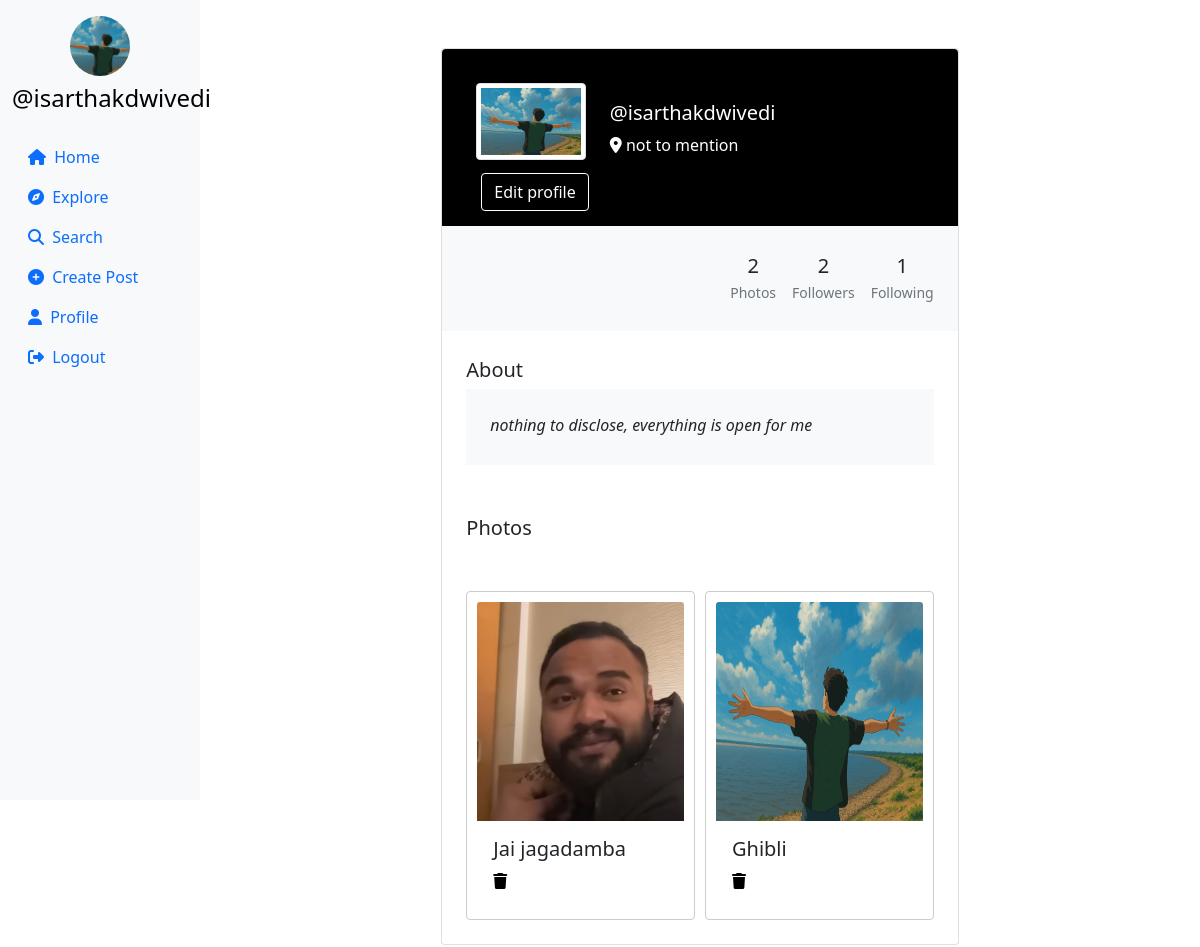
The page /profile/isarthakdwivedi (signed in) on the database its author committed.
### userauth/models.py (models this page shows, shortened)
class Profile(models.Model):
    user = models.ForeignKey(User,on_delete = models.CASCADE )
    id_user = models.IntegerField(primary_key=True, default=0)
    bio = models.TextField(blank=True, default='')
    profileimg = models.ImageField(upload_to = 'profile_images', default = 'default-avatar-profile-icon-social-media-user-image-gray-avatar-icon-blank-profile-silhouette-illustration-vector.png')
    location  = models.CharField(max_length = 100, blank=True, default='')

class Post(models.Model):
    id = models.UUIDField(primary_key=True , default = uuid.uuid4)
    user = models.CharField(max_length = 100)
    image = models.ImageField(upload_to='post_images')
    caption = models.TextField()
    created_at = models.DateTimeField(default=datetime.now)
    no_of_likes = models.IntegerField(default = 0)

### userauth/views.py (the view, shortened to what this page needs)
# urls.py: path('profile/<str:id_user>',views.profile),
def profile(request, id_user):
    try:
        user_object = User.objects.get(username=id_user)
        user_profile = Profile.objects.get(user=user_object)
    except User.DoesNotExist:
        return HttpResponse("User not found", status=404)
    profile = Profile.objects.get(user=request.user)
    user_post = Post.objects.filter(user=user_object).order_by('-created_at')
    user_post_length = user_post.count()
    follower = request.user.username
    user = id_user
    follow_unfollow = 'Unfollow' if Followers.objects.filter(follower=follower, user=user).exists() else 'Follow'
    user_followers = Followers.objects.filter(user=user).count()
    user_following = Followers.objects.filter(follower=user).count()
    context = {
        'user_object': user_object,
        'user_profile': user_profile,
        'user_post': user_post,
        'user_post_length': user_post_length,
        'profile': profile,
        'follow_unfollow': follow_unfollow,
        'user_followers': user_followers,
        'user_following': user_following
    }
    return render(request, 'profile.html', context)

### template/profile.html (shortened to what this page needs)
{% load static %}
<!DOCTYPE html>
<html lang="en">
<head>
    <link rel="stylesheet" href="https://maxcdn.bootstrapcdn.com/bootstrap/4.5.2/css/bootstrap.min.css">
    <link href="https://cdn.jsdelivr.net/npm/bootstrap@5.0.2/dist/css/bootstrap.min.css" rel="stylesheet"
>
    <link rel="stylesheet" href="{% static 'css/app.css' %}">
</head>
<body>
    {% load static %}
    <div class="container-fluid">
        <div class="row">
            <nav class="col-md-2 d-none d-md-block sidebar" style="position: fixed;">
                <div class="text-center mt-3">
                    <img src="{{profile.profileimg.url}}" alt="Profile Picture" class="profile-pic">
                    <h4 class="mt-2"><a href="/profile/{{user}}" style="text-decoration:none;">@{{user}}</a></h4>
                </div>
                <ul class="nav flex-column mt-4">
                    <li class="nav-item">
                        <a class="nav-link active" href="/">
                            <i class="fa-solid fa-house mr-1"></i> Home
                        </a>
                    </li>
                    <li class="nav-item">
                        <a class="nav-link" href="/explore">
                            <i class="fa-solid fa-compass mr-1"></i> Explore
                        </a>
                    </li>
                    <li class="nav-item">
                        <a class="nav-link" href="#" data-bs-toggle="modal" data-bs-target="#exampleModal3">
                            <i class="fa-solid fa-magnifying-glass mr-1"></i> Search
                        </a>
                    </li>
                    <li class="nav-item">
                        <a class="nav-link" href="#" data-bs-toggle="modal" data-bs-target="#exampleModal"
                            data-bs-whatever="@getbootstrap">
                            <i class="fa-solid fa-circle-plus mr-1"></i> Create Post
                        </a>
                    </li>
                    <li class="nav-item">
                        <a class="nav-link" href="/profile/{{user}}">
                            <i class="fa-solid fa-user mr-1"></i> Profile
                        </a>
                    </li>
                    <li class="nav-item">
                        <a class="nav-link" href="/logout">
                            <i class="fa-solid fa-right-from-bracket mr-1"></i> Logout
                        </a>
                    </li>
                </ul>
            </nav>
            {% load static %}
            <main role="main" class="col-md-9 ml-sm-auto col-lg-10 px-md-4">
                <section class="gradient-custom-2">
                    <div class="container py-5">
                        <div class="row d-flex justify-content-center align-items-center h-100">
                            <div class="col col-lg-9 col-xl-7">
                                <div class="card">
                                    <div class="rounded-top text-white d-flex flex-row"
                                        style="align-items: center;background:black; padding: 10px;">
                                        <div class="ms-4  d-flex flex-column">
                                            <img src="{{ user_profile.profileimg.url }}" alt="Generic placeholder image"
                                                class="img-fluid img-thumbnail mt-4 mb-2"
                                                style="width: 110px; z-index: 1">
                                            {% if user == user_profile.user %}
                                            <button type="button" class="btn btn-outline-dark"
                                                data-mdb-ripple-color="dark" style="z-index: 1; margin: 5px; color:white;border-color:white;"
                                                data-bs-toggle="modal" data-bs-target="#exampleModal1"
                                                data-bs-whatever="@getbootstrap">
                                                Edit profile
                                            </button>
                                            {% endif %}
                                        </div>
                                        <div class="ms-3">
                                            <h5>@{{user_profile.user}}</h5>
                                            <p><i class="fa-solid fa-location-dot"></i> {{user_profile.location}}</p>
                                        </div>
                                    </div>
                                    <div class="p-4 text-black" style="background-color: #f8f9fa;">
                                        <div class="d-flex justify-content-end text-center py-1">
                                            <div>
                                                <p class="mb-1 h5">{{user_post_length}}</p>
                                                <p class="small text-muted mb-0">Photos</p>
                                            </div>
                                            <div class="px-3">
                                                <p class="mb-1 h5">{{user_followers}}</p>
                                                <p class="small text-muted mb-0">Followers</p>
                                            </div>
                                            <div>
                                                <p class="mb-1 h5">{{user_following}}</p>
                                                <p class="small text-muted mb-0">Following</p>
                                            </div>
                                        </div>
                                    </div>
                                    <div class="card-body p-4 text-black">
                                        <div class="mb-5">
                                            <p class="lead fw-normal mb-1">About</p>
                                            <div class="p-4" style="background-color: #f8f9fa;">
                                                <p class="font-italic mb-1">{{user_profile.bio}}</p>
                                            </div>
                                        </div>
                                        <div class="mb-5">
                                            <p class="lead fw-normal mb-1">Photos</p>
                                        </div>
                                        <div class="image-grid">
                                            {% for pos in user_post %}
                                            <div class="card image-item">
                                                <img src="{{pos.image.url}}" class="card-img-top" alt="..."
                                                    style="width: 219px;height: 219px;">
                                                <div class="card-body">
                                                    <h5 class="card-title">{{pos.caption}}</h5>
                                                    {% if user == user_profile.user %} <a href=" /delete/{{pos.id}} "><i
                                                            class="fa-solid fa-trash"></i></a>
                                                    {% endif %}
                                                </div>
                                            </div>
                                            {% endfor %}
                                        </div>
                                    </div>
                                </div>
                            </div>
                        </div>
                    </div>
                </section>
            </main>
        </div>
    </div>
</body>
</html>

### static/css/app.css (style rules this page uses)
.sidebar { background-color: #f8f9fa; height: 100vh; color: black; }
.profile-pic { width: 60px; height: 60px; border-radius: 50%; object-fit: cover; }
a { color: black; }

### template/profile.html (style rules this page uses)
.sidebar { background-color: #f8f9fa; height: 100vh; color: black; }
.profile-pic { width: 60px; height: 60px; border-radius: 50%; object-fit: cover; }
a { color: black; }
.image-grid { display: grid; grid-template-columns: repeat(auto-fill, minmax(200px, 1fr)); gap: 10px; }
.image-item { border: 1px solid #ccc; padding: 10px; }
.image-item img { max-width: 100%; height: auto; }

### rows shown on the page
Profile: profileimg (picture), user "isarthakdwivedi", location "not to mention", bio "nothing to disclose, everything is open for me"
Post: image (picture), caption "Jai jagadamba"
Post: image (picture), caption "Ghibli"

### other values the page prints
{{ user }} "isarthakdwivedi"
{{ user_post_length }} "2"
{{ user_followers }} "2"
{{ user_following }} "1"
